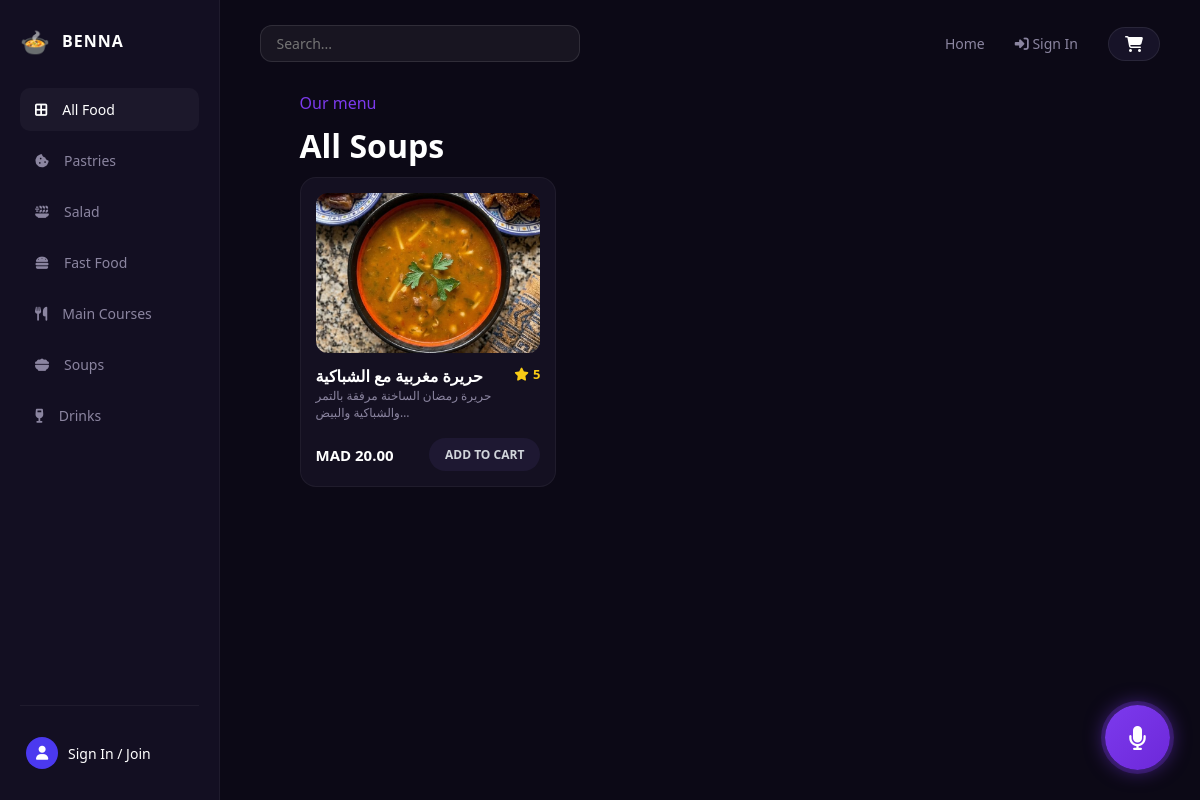
The page /soups/ on the database its author committed.
### product/models.py (models this page shows, shortened)
class FoodItem(models.Model):
  choice = [
      ('Pastries','Pastries'),
      ('Salad','Salad'),
      ('Fast Food','Fast Food'),
      ('Main courses', 'Main courses'),
      ('Soups','Soups'),
      ('Drinks','Drinks'),
  ]
  category = models.CharField(max_length=100, choices=choice)
  name = models.CharField(max_length=200)
  description = models.TextField(blank=True, null=True)
  price = models.DecimalField(max_digits=6, decimal_places=2)
  image = models.ImageField(upload_to='food_images/', blank=True, null=True)
  image2 = models.ImageField(upload_to='food_images/', blank=True, null=True)
  image3 = models.ImageField(upload_to='food_images/', blank=True, null=True)
  image4 = models.ImageField(upload_to='food_images/', blank=True, null=True)
  rating = models.PositiveIntegerField(default=5)
  reviews_count = models.PositiveIntegerField(default=128)
  is_chef_special = models.BooleanField(default=False)

### product/views.py (the view)
# urls.py: path('soups/', views.soups, name='soups'),
def soups(request):
    query = request.GET.get('q')
    if query:
        data = FoodItem.objects.filter(
            Q(category='Soups') &
            (Q(name__icontains=query) | Q(description__icontains=query))
        )
    else:
        data = FoodItem.objects.filter(category='Soups')
    context = {'data': data, 'query': query}
    return render(request, 'pages/soups.html', context)

### orders/context_processors.py (called while the page is built)
def cart_unseen_count(request):
    if request.user.is_authenticated:
        count = Order.objects.filter(user=request.user, is_seen=False).count()
        return {'unseen_orders_count': count}
    return {'unseen_orders_count': 0}

### templates/pages/soups.html
{% extends 'pages/all.html' %}
{% block more %}
<h1 style="padding:0 0 10px 0;">All Soups</h1>
{% endblock more %}

### templates/pages/all.html
{% extends 'base.html' %}
{% load static %}
{% block content %}
<div class="content-body">
    <p style="color:#7c3aed;padding:5px 0 10px 0;">Our menu</p>
    {% block more %}
    {% endblock more %}
    <div class="food-grid">
        {% for x in data %}
        <div class="food-card">
            <a href="{% url 'product_detail' x.id %}" class="food-img-container">
                {% if x.image %}
                    <img src="{{ x.image.url }}" alt="{{ x.name }}">
                {% else %}
                    <img src="{% static 'images/default.png' %}" alt="{{ x.name }}">
                {% endif %}
            </a>
            <div class="food-info">
                <div>
                    <a href="{% url 'product_detail' x.id %}" style="text-decoration: none; color: inherit;">
                        <div class="food-title">{{ x.name }}</div>
                    </a>
                    <div class="food-desc">{{ x.description|truncatechars:50 }}</div>
                </div>
                <div class="food-rating"><i class="fa-solid fa-star"></i> {{ x.rating }}</div>
            </div>
            <div class="food-footer">
                <div class="food-price">MAD {{ x.price }}</div>
                {% if request.user.is_authenticated %}
                    <button class="add-to-cart-btn" type="button" onclick="openCartModal('{{ x.id }}')">
                        ADD TO CART
                    </button>
                {% else %}
                    <a href="{% url 'login' %}?next={{ request.path }}" class="add-to-cart-btn" style="text-decoration: none; display: inline-block; text-align: center;">
                        ADD TO CART
                    </a>
                {% endif %}
            </div>
        </div>
        {% empty %}
            <div class="no-data" style="grid-column: 1 / -1; text-align: center; padding: 40px;">
                <p>No Dishes Available Here Yet!</p>
            </div>
        {% endfor %}
    </div>
</div>
{% endblock content %}

### project/static/css/style.css (style rules this page uses)
* { margin: 0; padding: 0; box-sizing: border-box; font-family: 'Segoe UI', Tahoma, Geneva, Verdana, sans-serif; }
body { background-color: #0c0916; color: #ffffff; display: flex; height: 100vh; overflow: hidden; }
.content-body { padding: 0 40px 40px 40px; }
.food-grid { display: grid; grid-template-columns: repeat(3, 1fr); gap: 25px; }
.food-card { background-color: #141021; border: 1px solid rgba(255, 255, 255, 0.05); border-radius: 16px; overflow: hidden; padding: 15px; display: flex; flex-direction: column; gap: 12px; transition: transform 0.2s; }
.food-img-container { width: 100%; height: 160px; border-radius: 12px; overflow: hidden; background-color: #1e1832; }
.food-img-container img { width: 100%; height: 100%; object-fit: cover; }
.food-info { display: flex; justify-content: space-between; align-items: flex-start; }
.food-title { font-size: 16px; font-weight: 600; color: white; }
.food-rating { display: flex; align-items: center; gap: 4px; font-size: 13px; color: #facc15; font-weight: 600; }
.food-desc { font-size: 12px; color: #8b85a0; }
.food-footer { display: flex; justify-content: space-between; align-items: center; margin-top: 5px; }
.food-price { font-size: 15px; font-weight: bold; color: white; }
.add-to-cart-btn { background-color: #1e1832; color: #d1d5db; border: none; padding: 8px 16px; border-radius: 20px; font-size: 12px; font-weight: 600; cursor: pointer; transition: 0.2s; }

### rows shown on the page
FoodItem: image (picture), name "حريرة مغربية مع الشباكية", description "حريرة رمضان الساخنة مرفقة بالتمر والشباكية والبيض…", rating "5", price "20.00"
